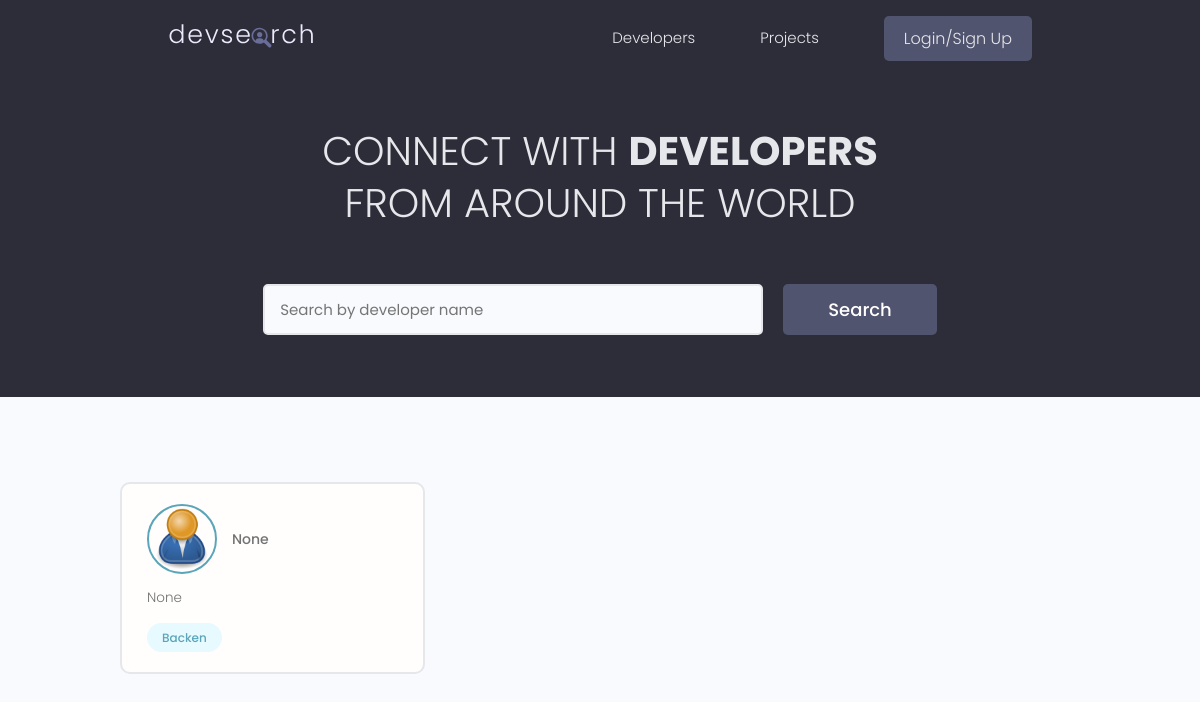
The page / on the database its author committed.
### users/models.py (models this page shows, shortened)
class Profile(models.Model):
    user            = models.OneToOneField(User, on_delete=models.CASCADE, null=True, blank=True)#when a user is delete it, delete the profile
    name            = models.CharField(max_length=200, blank=True, null=True)
    username        = models.CharField(max_length=200, blank=True, null=True)
    location        = models.CharField(max_length=200, blank=True, null=True)
    email           = models.EmailField(max_length=500, blank=True, null=True)
    short_intro     = models.CharField(max_length=200, blank=True, null=True)
    bio             = models.TextField(blank=True, null=True)
    profile_image   = models.ImageField(null=True, blank=True, upload_to='profiles/', default='profiles/user-default.png')
    social_github   = models.CharField(max_length=200, blank=True, null=True)
    social_twiter   = models.CharField(max_length=200, blank=True, null=True)
    social_facebook = models.CharField(max_length=200, blank=True, null=True)
    social_linkedin = models.CharField(max_length=200, blank=True, null=True)
    social_youtube  = models.CharField(max_length=200, blank=True, null=True)
    social_website  = models.CharField(max_length=200, blank=True, null=True)
    create          = models.DateTimeField(auto_now_add=True)
    id              = models.UUIDField(default=uuid.uuid4, unique=True, primary_key=True, editable=False)
    class Meta:
        ordering = ['create']
    @property
    def image_url(self):
        try:
            img = self.profile_image.url
        except:
            img = ''
        return img

class Skill(models.Model):
    owner       = models.ForeignKey(Profile, on_delete=models.CASCADE, null=True, blank=True)
    skill_name  = models.CharField(max_length=200, blank=True, null=True)
    description = models.TextField(blank=True, null=True)
    create      = models.DateTimeField(auto_now_add=True)
    id          = models.UUIDField(default=uuid.uuid4, unique=True, primary_key=True, editable=False, max_length=36)

### users/views.py (the view)
# urls.py: path('', profiles, name='profiles'),
def profiles(request):
    profiles, search_query = searchProfiles(request)
    custom_range, profiles =  paginateProfiles(request, profiles, result=2)
    context = {'profiles': profiles, 'search_query':search_query, 'custom_range':custom_range}
    return render(request, 'users/profiles.html', context)

### users/utils.py (called while the page is built)
def paginateProfiles(request, profiles, result):
    page = request.GET.get('page')
    paginator = Paginator(profiles, result)
    try:
        profiles = paginator.page(page)
    except PageNotAnInteger:
        page = 1
        profiles = paginator.page(page)
    except EmptyPage:
        page = paginator.num_pages
        profiles = paginator.page(page)
    leftIndex = (int(page) - 1)
    if leftIndex < 1:
        leftIndex = 1
    rightIndex = (int(page) + 2)
    if rightIndex  >  paginator.num_pages:
        rightIndex = paginator.num_pages +  1
    custom_range = range(leftIndex, rightIndex)
    return custom_range, profiles

def  searchProfiles(request):
    search_query = ''
    if request.GET.get('search_query'):
        search_query = request.GET.get('search_query')
    skills = Skill.objects.filter(skill_name__iexact=search_query)
    profiles = Profile.objects.distinct().filter(
        Q(name__icontains=search_query) |
        Q(short_intro__icontains=search_query) |
        Q(skill__in=skills))
    return  profiles, search_query

### users/templates/users/profiles.html (shortened to what this page needs)
{% extends 'base.html'%}
{% block content %}
<main class="home">
    <section class="hero-section text-center">
      <div class="container container--narrow">
        <div class="hero-section__box">
          <h2>CONNECT WITH <span>DEVELOPERS</span></h2>
          <h2>FROM AROUND THE WORLD</h2>
        </div>
        <div class="hero-section__search">
          <form class="form" id='searchForm'action="{% url 'profiles'%}" method="get">
            <div class="form__field">
              <input class="input input--text" id="formInput#search" type="text" name="search_query"
              value="{{search_query}}"
                placeholder="Search by developer name" />
            </div>
            <input class="btn btn--sub btn--lg" type="submit" value="Search" />
          </form>
        </div>
      </div>
    </section>
    <section class="devlist">
      <div class="container">
        <div class="grid grid--three">
          {% for profile in profiles %}
          <div class="column card">
            <div class="dev">
              <a href="{% url 'userprofile' profile.id %}" class="card__body">
                <div class="dev__profile">
                  <img class="avatar avatar--md" src="{{profile.image_url}}" alt="image" />
                  <div class="dev__meta">
                    <h5>{{profile.short_intro|slice:'60'}}</h5>
                  </div>
                </div>
                <p class="dev__info">
                  {{profile.bio|slice:'150'}}
                </p>
                <div class="dev__skills">
                  {% for skill in profile.skill_set.all %}
                  <span class="tag tag--pill tag--main">
                    <small>{{skill.skill_name|slice:'6'}}</small>
                  </span>
                  {% endfor %}
                </div>
              </a>
            </div>
          </div>
          {% endfor %}
        </div>
      </div>
    </section>
  </main>
{% endblock%}

### static/styles/app.css (style rules this page uses)
:root { --color-sub: #2d2d39; }
.btn--sub { background-color: var(--color-sub-light); }
.card { border: 2px solid var(--color-light); }
img { width: 100%; }
.hero-section { height: 40vh; display: flex; align-items: center; background-color: var(--color-sub); }
.hero-section__box { margin-bottom: 4rem; }
.hero-section__box > h2, .hero-section__box > h2 > span { font-size: 4rem; color: var(--color-light); line-height: 1.3; text-transform: uppercase; }
.hero-section__box > h2 { font-weight: 300; }
.hero-section__box > h2 > span { font-weight: 700; }
.hero-section__search > .form { display: flex; align-items: center; justify-content: center; gap: 2rem; }
.hero-section__search > .form input.input--text { width: 50rem; }
.devlist { margin-top: 8rem; }
.devlist .grid { align-items: stretch; }
.devlist .dev .dev__profile { display: flex; align-items: center; gap: 1.5rem; }
.devlist .dev .dev__meta h5 { color: var(--color-text); font-size: 1.4rem; font-weight: 500; }
.devlist .dev .dev__info { margin: 1.5rem 0; font-size: 1.35rem; line-height: 1.4; text-align: justify; }

### static/uikit/styles/modules/_variables.css (style rules this page uses)
:root { --color-main: #5aa5b9; --color-main-light: #e6faff; --color-sub: #3f4156; --color-sub-light: #51546e; --color-sub-lighter: #ededfd; --color-text: #737373; --color-gray: #8b8b8b; --color-light: #e5e7eb; --color-light-gray: #767676; --color-bg: #f8fafd; --color-white: #fffefd; --color-white-light: #f3f3f3; --color-success: #359e64; --color-success-bg: #def8e8; --color-error: #fc4b0b; --color-error-bg: #fff2ee; --font-base: 'Poppins', arial, helvetica, 'Segoe UI', roboto, ubuntu, sans-serif; --font-monospace: 'Fira Code', 'Courier New', courier, monospace; --font-regular: 300; --font-medium: 500; --font-bold: 700; --generic-shadow: 1px 1px 5px #00000010; --generic-transition: all 0.3s ease-in-out; }

### static/uikit/styles/modules/_base.css (style rules this page uses)
* { margin: 0; padding: 0; box-sizing: border-box; text-rendering: optimizeLegibility; color: inherit; font-size: inherit; }
html { font-size: 50%; }
@media only screen and (min-width: 480px) { html { font-size: 56.25%; } }
@media only screen and (min-width: 1200px) { html { font-size: 62.5%; } }
body { line-height: 1.6; font-weight: 400; font-size: 1.5rem; color: var(--color-text); background-color: var(--color-bg); min-height: 100vh; }

### static/uikit/styles/modules/_typography.css (style rules this page uses)
* { font-family: var(--font-base); }
h2 { font-size: 3.6rem; font-weight: var(--font-bold); }
h5 { font-size: 2.4rem; font-weight: var(--font-medium); }
h5, h6 { font-weight: var(--font-regular); }
p, span, strong { font-size: 1.6rem; color: var(--color-text); font-weight: var(--font-regular); }
a { padding-bottom: 2px; text-decoration: none; display: inline-block; color: var(--color-main); font-weight: var(--font-medium); }

### static/uikit/styles/modules/_utilities.css (style rules this page uses)
.container { width: 92%; max-width: 165rem; margin: 0 auto; box-sizing: border-box; }
.container--narrow { width: 92%; max-width: 120rem; }
@media screen and (min-width: 1000px) { .container { width: 90%; } }
@media screen and (min-width: 1000px) { .container--narrow { width: 85%; } }
@media screen and (min-width: 1200px) { .container { width: 80%; } }
@media screen and (min-width: 1200px) { .container--narrow { width: 72%; } }
.text-center { text-align: center; }

### static/uikit/styles/modules/_avatar.css (style rules this page uses)
.avatar { border-radius: 50%; border: 2px solid var(--color-main); object-fit: cover; }
.avatar--md { height: 7rem; width: 7rem; }

### static/uikit/styles/modules/_button.css (style rules this page uses)
.btn { display: inline-block; position: relative; cursor: pointer; background-color: var(--color-light); font-weight: var(--font-medium); color: var(--color-sub); text-decoration: none; padding: 1rem 2rem; border-radius: 0.5rem; border: none; width: -webkit-fit-content; width: -moz-fit-content; width: fit-content; height: -webkit-fit-content; height: -moz-fit-content; height: fit-content; font-size: 1.6rem; outline-width: 0; outline-color: transparent; -webkit-backface-visibility: hidden; backface-visibility: hidden; transition: all 0.3s ease-in-out; }
.btn--sub { background-color: var(--color-sub); color: var(--color-white); }
.btn--lg { font-size: 1.8rem; padding: 1.2rem 4.5rem; }

### static/uikit/styles/modules/_card.css (style rules this page uses)
.card { border-radius: 1rem; background-color: var(--color-white); border: 1.5px solid var(--color-light); width: auto; height: auto; margin-top: 0.5rem; margin-bottom: 0.5rem; overflow: hidden; }
.card__body, .card__header { padding: 2rem 2.5rem; }

### rows shown on the page
Profile: image_url (placeholder picture), short_intro "None", bio "None"
Skill: skill_name "Backen"
